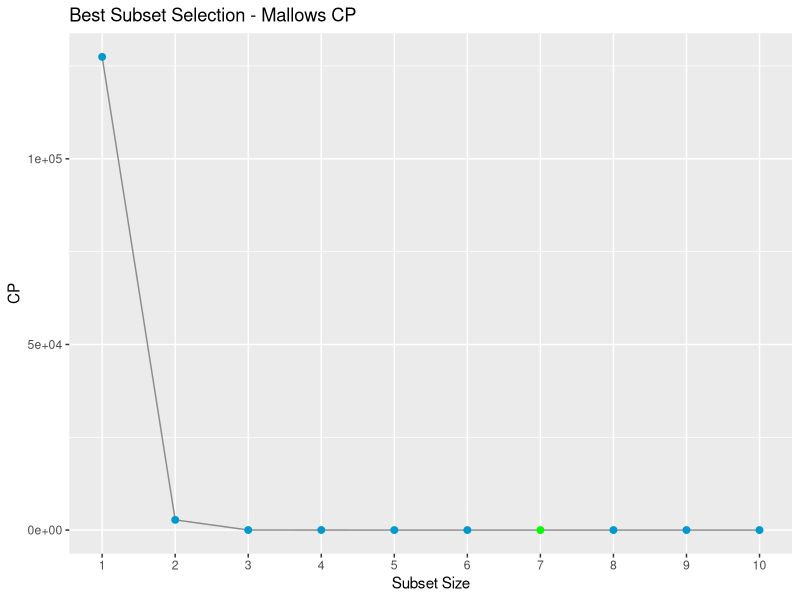
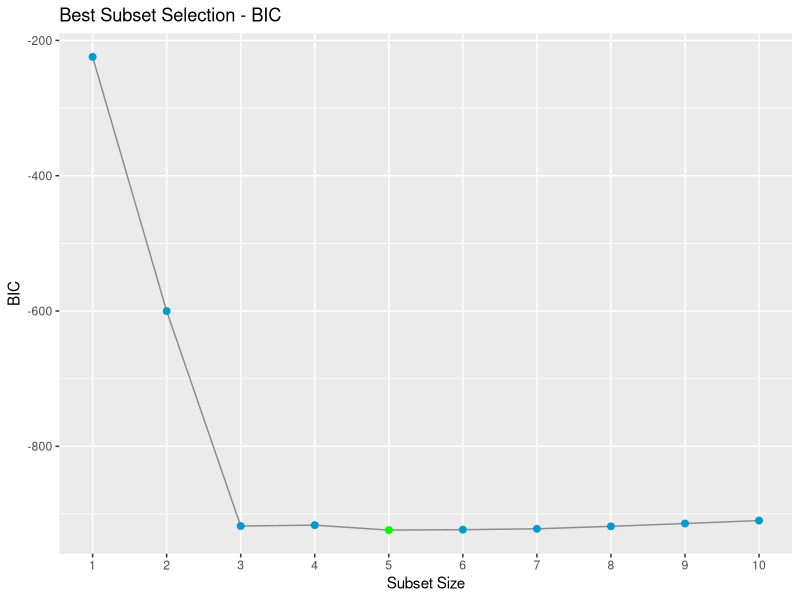
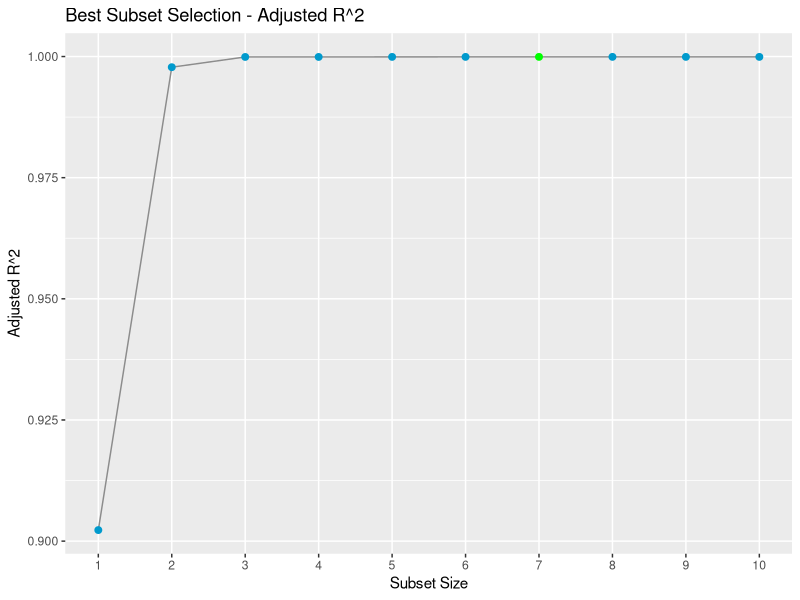
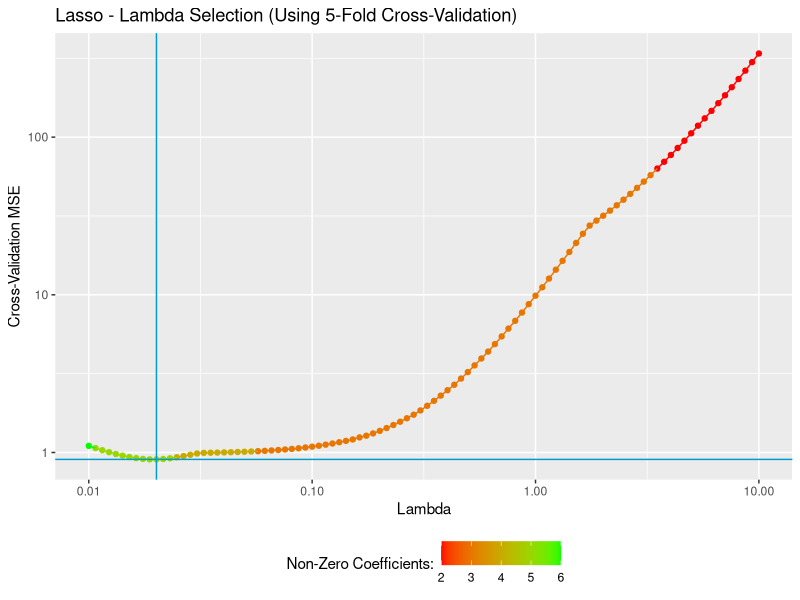
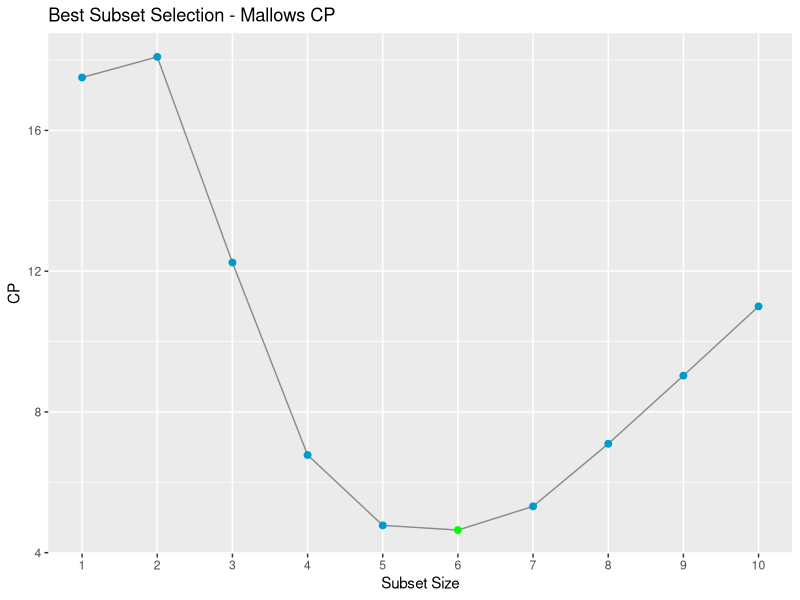
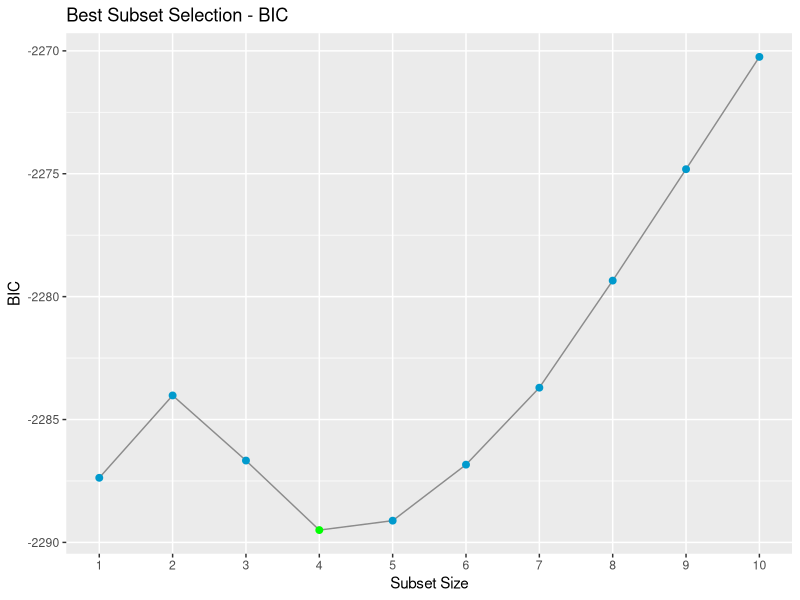
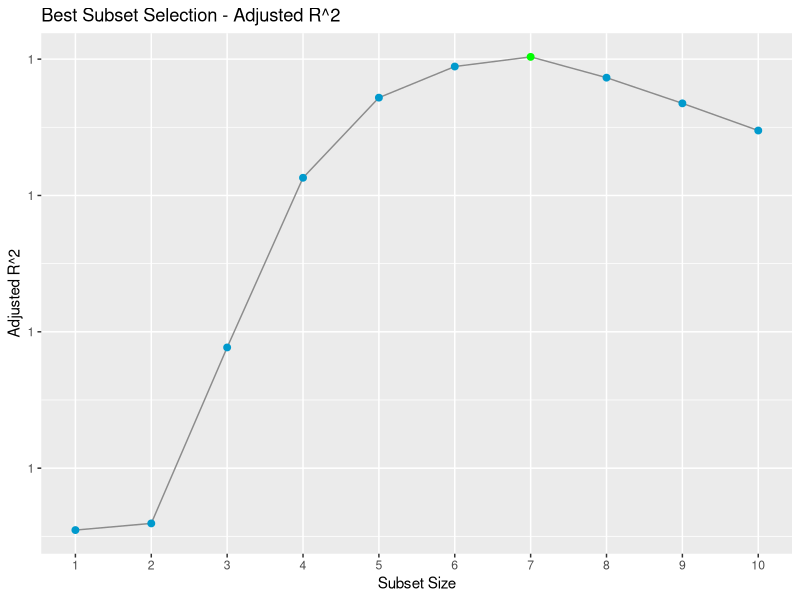
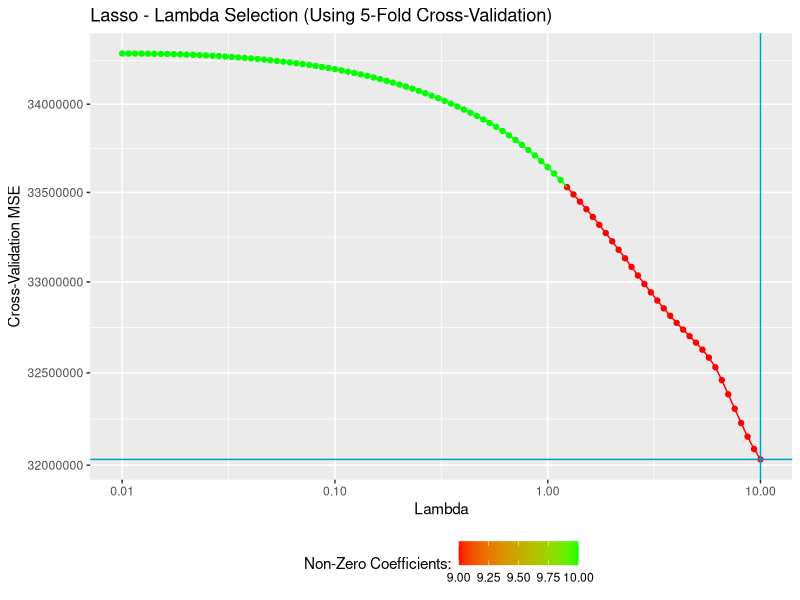

Here is the R script that generated these plots, in order:
#Jacob Sauther
#CS5565
#assignment 3, question 8, 6.6
#Fall 2022

# import needed for regsubsets
library(leaps)
library(magrittr)
library(ggplot2)
library(dplyr)
library(scales)
library(glmnet)

# Create x and the noise set
set.seed(42)
X = rnorm(100)
noise = rnorm(100)

# Generate Y
Y = 5 + 24*X + 66*X^2 + 2*X^3 + noise

# Best subset selection
X_mat = poly(X, degree = 10, raw = T, simple = T)
model = regsubsets(y = Y, x = X_mat, nvmax = 10, method = "exhaustive")
model_sum = summary(model)
model_sum

# Mallows CP
data.frame(cp = model_sum$cp, subset_size = 1:10) %>%
  mutate(min_cp = as.numeric(min(cp) == cp)) %>%
  ggplot(aes(x = subset_size, y = cp)) +
  geom_line(col = "grey55") + 
  geom_point(size = 2, aes(col = factor(min_cp))) + 
  scale_x_continuous(breaks = seq(1, 10), minor_breaks = NULL) + 
  scale_color_manual(values = c("deepskyblue3", "green")) +
  theme(legend.position = "none") +
  labs(title = "Best Subset Selection - Mallows CP", x = "Subset Size", y = "CP")

# 7 variables selected

# BIC
data.frame(bic = model_sum$bic, subset_size = 1:10) %>%
  mutate(min_bic = as.numeric(min(bic) == bic)) %>%
  ggplot(aes(x = subset_size, y = bic)) +
  geom_line(col = "grey55") + 
  geom_point(size = 2, aes(col = factor(min_bic))) + 
  scale_x_continuous(breaks = seq(1, 10), minor_breaks = NULL) + 
  scale_color_manual(values = c("deepskyblue3", "green")) +
  theme(legend.position = "none") +
  labs(title = "Best Subset Selection - BIC", x = "Subset Size", y = "BIC")

# 5 variables selected

# Adjusted R-squared
data.frame(adj_r2 = model_sum$adjr2, subset_size = 1:10) %>%
  mutate(max_adj_r2 = as.numeric(max(adj_r2) == adj_r2)) %>%
  ggplot(aes(x = subset_size, y = adj_r2)) +
  geom_line(col = "grey55") + 
  geom_point(size = 2, aes(col = factor(max_adj_r2))) + 
  scale_x_continuous(breaks = seq(1, 10), minor_breaks = NULL) + 
  scale_color_manual(values = c("deepskyblue3", "green")) +
  theme(legend.position = "none") +
  labs(title = "Best Subset Selection - Adjusted R^2", x = "Subset Size", y = "Adjusted R^2")

# 7 variables selected

# so when there are 7 predictors selected we get X1, X2, X5, X7, X8, X9, and X10
# When 5 are selected we get X1, X2, X5, X7, X9

# the coefficients are given for 5 to be
coef(model, id = 5)
# the coefficients are given for 7 to be
coef(model, id = 7)

# BIC seems to be closer to the original Coefficients. The others are not too far off, but BIC is closer and has less predictors.

#forward stepwise:
model = regsubsets(y = Y, x = X_mat, nvmax = 10, method = "forward")
model_sum = summary(model)
model_sum

# Mallows CP
which.min(model_sum$cp) #[1] 6

# BIC 
which.min(model_sum$bic) #[1] 6

# Adjusted R^2
which.max(model_sum$adjr2) #[1] 8

# the coefficients are given for 6 to be
coef(model, id = 6)
# the coefficients are given for 8 to be
coef(model, id = 8)

# 6 appears to have closer coefficients to the original values. 6 Would be what I pick. It may not matter that much between Mallows CP and BIC though.

#backward stepwise:
model = regsubsets(y = Y, x = X_mat, nvmax = 10, method = "backward")
model_sum = summary(model)
model_sum

# Mallows CP
which.min(model_sum$cp) #[1] 7

# BIC 
which.min(model_sum$bic) #[1] 6

# Adjusted R^2
which.max(model_sum$adjr2) #[1] 8

# the coefficients are given for 7 to be
coef(model, id = 7)
# the coefficients are given for 6 to be
coef(model, id = 6)
# the coefficients are given for 8 to be
coef(model, id = 8)

# here adjusted R^2 gets the closest to the original coefficients. The rest are close but not as close as R^2. Though it has more predictors than the other methods so far.
# Best subset selection seemed to get the closest without adding too many predictors. Though it is still a little off.

# Lasso Selection
set.seed(1, sample.kind = "Rounding")
model_lasso = cv.glmnet(y = Y, x = X_mat, alpha = 1, lambda = 10^seq(1, -2, length=100), standardize = TRUE, nfolds = 5)

data.frame(lambda = model_lasso$lambda, 
           cv_mse = model_lasso$cvm, 
           nonzero_coeff = model_lasso$nzero) %>%
  ggplot(aes(x = lambda, y = cv_mse, col = nonzero_coeff)) + 
  geom_point() + 
  geom_line() + 
  geom_vline(xintercept = model_lasso$lambda.min, col = "deepskyblue3") +
  geom_hline(yintercept = min(model_lasso$cvm), col = "deepskyblue3") +
  scale_x_continuous(trans = 'log10') + 
  scale_y_continuous(trans = 'log10') + 
  theme(legend.position = "bottom") + 
  scale_color_gradient(low = "red", high = "green") +
  labs(x = "Lambda", 
       y = "Cross-Validation MSE", 
       col = "Non-Zero Coefficients:", 
       title = "Lasso - Lambda Selection (Using 5-Fold Cross-Validation)")

# best value of lambda is roughly 0.02
model_lasso$lambda.min

best_lambda = glmnet(y = Y, x = X_mat, alpha = 1)
predict(best_lambda, s = model_lasso$lambda.min, type = "coefficients")
# Here it appears that to coefficients are very close to our original values. The values are only just barely off the values. We also have the same number of predictors
# as in the original function.

# New function
Y = 10 + 356*X^7 + noise

# best subset selection
X_mat = poly(X, degree = 10, raw = T, simple = T)
model = regsubsets(y = Y, x = X_mat, nvmax = 10, method = "exhaustive")
model_sum = summary(model)
model_sum

# Mallows CP
data.frame(cp = model_sum$cp, subset_size = 1:10) %>%
  mutate(min_cp = as.numeric(min(cp) == cp)) %>%
  ggplot(aes(x = subset_size, y = cp)) +
  geom_line(col = "grey55") + 
  geom_point(size = 2, aes(col = factor(min_cp))) + 
  scale_x_continuous(breaks = seq(1, 10), minor_breaks = NULL) + 
  scale_color_manual(values = c("deepskyblue3", "green")) +
  theme(legend.position = "none") +
  labs(title = "Best Subset Selection - Mallows CP", x = "Subset Size", y = "CP")
# 6 predictors

# BIC
data.frame(bic = model_sum$bic, subset_size = 1:10) %>%
  mutate(min_bic = as.numeric(min(bic) == bic)) %>%
  ggplot(aes(x = subset_size, y = bic)) +
  geom_line(col = "grey55") + 
  geom_point(size = 2, aes(col = factor(min_bic))) + 
  scale_x_continuous(breaks = seq(1, 10), minor_breaks = NULL) + 
  scale_color_manual(values = c("deepskyblue3", "green")) +
  theme(legend.position = "none") +
  labs(title = "Best Subset Selection - BIC", x = "Subset Size", y = "BIC")
# 4 predictors

# Adjusted R-squared
data.frame(adj_r2 = model_sum$adjr2, subset_size = 1:10) %>%
  mutate(max_adj_r2 = as.numeric(max(adj_r2) == adj_r2)) %>%
  ggplot(aes(x = subset_size, y = adj_r2)) +
  geom_line(col = "grey55") + 
  geom_point(size = 2, aes(col = factor(max_adj_r2))) + 
  scale_x_continuous(breaks = seq(1, 10), minor_breaks = NULL) + 
  scale_color_manual(values = c("deepskyblue3", "green")) +
  theme(legend.position = "none") +
  labs(title = "Best Subset Selection - Adjusted R^2", x = "Subset Size", y = "Adjusted R^2")
# 7 predictors

# coefficients for the above
coef(model, id = 6)
coef(model, id = 4)
coef(model, id = 7)
# here the only model that gets even remotely close to the original is the adjust r^2 model. This one is very very close, but has other coefficients which 
# throw if off from being perfect.

#Lasso Selection
set.seed(1, sample.kind = "Rounding")
model_lasso = cv.glmnet(y = Y, x = X_mat, alpha = 1, lambda = 10^seq(1, -2, length=100), standardize = TRUE, nfolds = 5)

data.frame(lambda = model_lasso$lambda, 
           cv_mse = model_lasso$cvm, 
           nonzero_coeff = model_lasso$nzero) %>%
  ggplot(aes(x = lambda, y = cv_mse, col = nonzero_coeff)) + 
  geom_point() + 
  geom_line() + 
  geom_vline(xintercept = model_lasso$lambda.min, col = "deepskyblue3") +
  geom_hline(yintercept = min(model_lasso$cvm), col = "deepskyblue3") +
  scale_x_continuous(trans = 'log10') + 
  scale_y_continuous(trans = 'log10') + 
  theme(legend.position = "bottom") + 
  scale_color_gradient(low = "red", high = "green") +
  labs(x = "Lambda", 
       y = "Cross-Validation MSE", 
       col = "Non-Zero Coefficients:", 
       title = "Lasso - Lambda Selection (Using 5-Fold Cross-Validation)")

# best value of lambda is 10
model_lasso$lambda.min

best_lambda = glmnet(y = Y, x = X_mat, alpha = 1)
predict(best_lambda, s = model_lasso$lambda.min, type = "coefficients")

# this model is also not far off, but the first coefficient very off. In the original it was 10, but was predicted to ~-362.32.
# the other coefficient is very close. Originally it was 365 and it was predicted to be ~345.62
